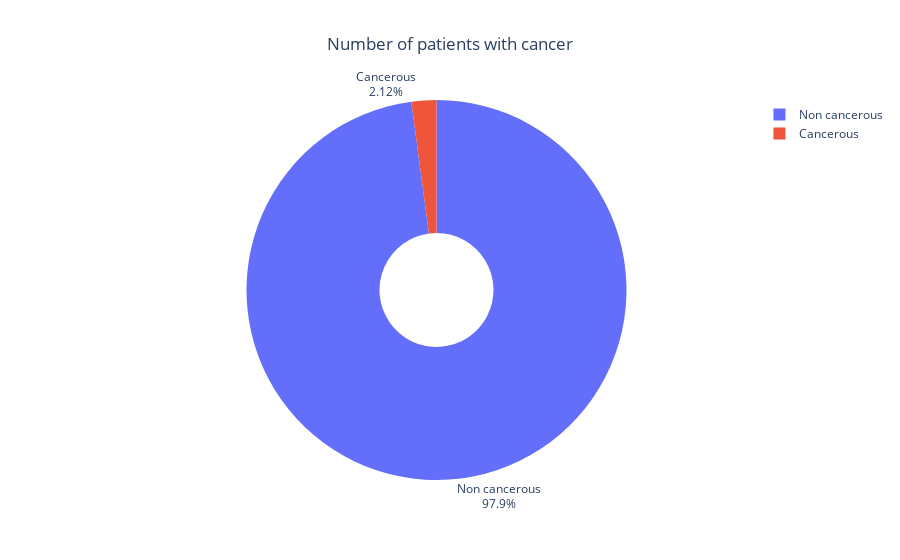

Write notebook code for a chart like this one.
### Code cell
fig = go.Figure(data=[go.Pie(labels=['Non cancerous', 'Cancerous'], values=train_df['cancer'].value_counts(), hole=.3)])
fig.update_traces(textposition='outside', textinfo='percent+label')
fig.update_layout(title_text='Number of patients with cancer', title_x=0.5)
fig.show()

### Figure 1 — Plotly figure (JSON) as saved in the notebook; plotly's stock layout.template omitted (floating-point values rounded to 4 significant figures)
{"data": [{"hole": 0.3, "labels": ["Non cancerous", "Cancerous"], "values": [53548, 1158], "type": "pie", "textinfo": "percent+label", "textposition": "outside"}], "layout": {"title": {"text": "Number of patients with cancer", "x": 0.5}, "autosize": true}}
